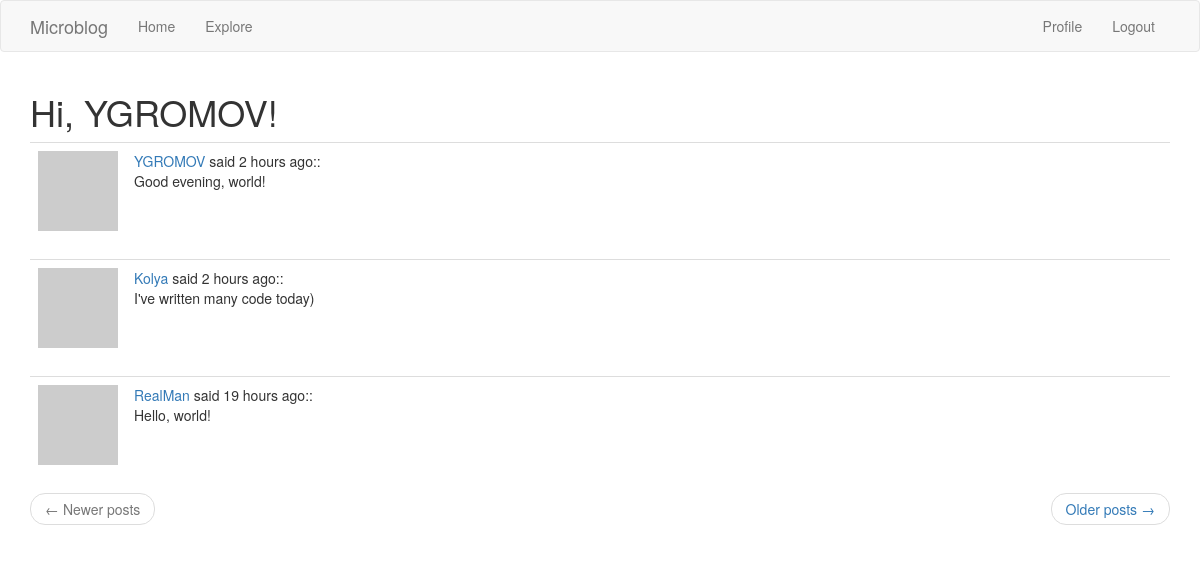
Page /explore (signed in) on the committed database.
### app/models.py (models this page shows, shortened)
class User(UserMixin, db.Model):
    id = db.Column(db.Integer, primary_key=True)
    username = db.Column(db.String(64), index=True, unique=True)
    email = db.Column(db.String(120), index=True, unique=True)
    password_hash = db.Column(db.String(128))
    posts = db.relationship('Post', backref='author', lazy='dynamic')
    about_me = db.Column(db.String(140))
    last_seen = db.Column(db.DateTime, default=datetime.utcnow)
    followed = db.relationship(
        'User', secondary=followers,
        primaryjoin=(followers.c.follower_id == id),
        secondaryjoin=(followers.c.followed_id == id),
        backref=db.backref('followers', lazy='dynamic'), lazy='dynamic')
    def avatar(self, size):
        digest = md5(self.email.lower().encode('utf-8')).hexdigest()
        return 'https://www.gravatar.com/avatar/{}?d=identicon&s={}'.format(
            digest, size)

class Post(db.Model):
    id = db.Column(db.Integer, primary_key=True)
    body = db.Column(db.String(140))
    timestamp = db.Column(db.DateTime, index=True, default=datetime.utcnow)
    user_id = db.Column(db.Integer, db.ForeignKey('user.id'))

### app/routes.py (the view)
@app.route('/explore')
@login_required
def explore():
    page = request.args.get('page', 1, type=int)
    posts = Post.query.order_by(Post.timestamp.desc()).paginate(
        page, app.config['POSTS_PER_PAGE'], False)
    if posts.has_next:
        next_url = url_for('explore', page=posts.next_num)
    else:
        next_url = None
    if posts.has_prev:
        prev_url = url_for('explore', page=posts.prev_num)
    else:
        prev_url = None
    return render_template("index.html", title='Explore', posts=posts.items,
                          next_url=next_url, prev_url=prev_url)

### app/models.py (called while the page is built)
@login.user_loader
def load_user(id):
    return User.query.get(int(id))

### app/routes.py (called while the page is built)
@app.before_request
def before_request():
    if current_user.is_authenticated:
        current_user.last_seen = datetime.utcnow()
        db.session.commit()

### app/templates/index.html (shortened to what this page needs)
{% extends "base.html" %}
{% import 'bootstrap/wtf.html' as wtf %}
{% block app_content %}
    <h1>Hi, {{ current_user.username }}!</h1>
    {% for post in posts %}
    	{% include '_post.html' %}
    {% endfor %}
    <nav aria-label="...">
        <ul class="pager">
        <li class="previous{% if not prev_url %} disabled{% endif %}">
            <a href="{{ prev_url or '#' }}">
                <span aria-hidden="true">&larr;</span> Newer posts
            </a>
        </li>
        <li class="next{% if not next_url %} disabled{% endif %}">
            <a href="{{ next_url or '#' }}">
                Older posts <span aria-hidden="true">&rarr;</span>
            </a>
        </li>
        </ul>
    </nav>
{% endblock %}

### app/templates/_post.html
<table class="table table-hover">
    <tr>
        <td width="70px">
            <a href="{{ url_for('user', username=post.author.username) }}">
                <img src="{{ post.author.avatar(64) }}" />
            </a>
        </td>
        <td>
            <a href="{{ url_for('user', username=post.author.username) }}">
                {{ post.author.username }}
            </a>
            said {{ moment(post.timestamp).fromNow() }}::
            <br>
            {{ post.body }}
        </td>
    </tr>
</table>

### rows in the picture
User: username "YGROMOV"
Post: author.username "YGROMOV", timestamp "2 hours ago", body "Good evening, world!"
Post: author.username "Kolya", timestamp "2 hours ago", body "I've written many code today)"
Post: author.username "RealMan", timestamp "19 hours ago", body "Hello, world!"
